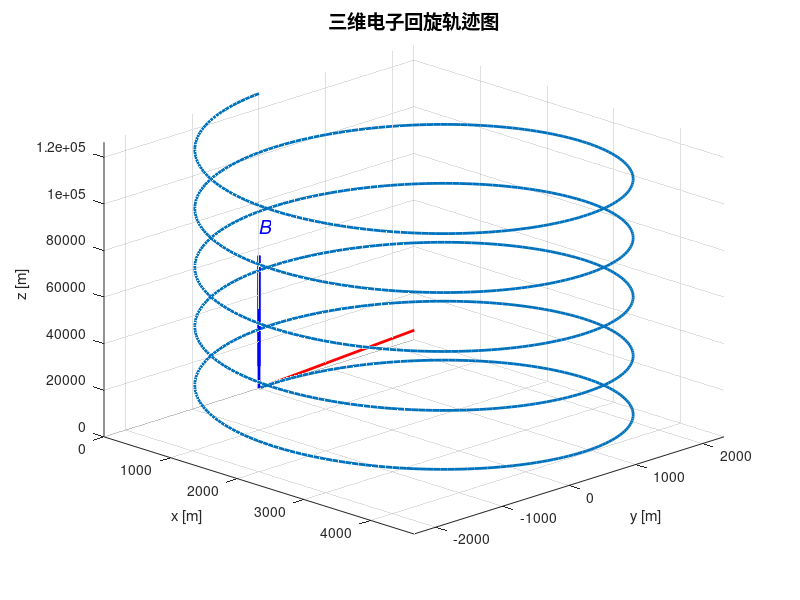

Write MATLAB code to recreate this figure.
% 常量定义
c = 2.998e8;      % 光速 [m/s]
qe = 1.609e-19;   % 元电荷 [C]
me = 9.11e-31;    % 电子质量 [kg]

% 变量输入
gamma = 35/0.511;           % 洛伦兹因子
beta = sqrt(1 - 1/gamma^2); % 相对论速度
B = 2.5e-5;                 % 磁场 [T]
theta = deg2rad(30);        % 速度与磁场夹角

% 变量计算
v0 = c * beta;
wB = qe * B / (gamma * me);
a0 = v0 * sin(theta) / wB;

% 时间参数
t = linspace(0, 2*pi/wB*5, 1000); % 画5圈

% 轨迹方程
x = a0 * (1 - cos(wB * t));
y = a0 * sin(wB * t);
z = v0 * cos(theta) * t;

% 绘图
figure('Position',[100 100 800 600]);
plot3(x, y, z, 'LineWidth', 2);
hold on;
xlim([0, 2*a0]);
ylim([-a0, a0]);
zlim([0, max(z)]);
xlabel('x [m]');
ylabel('y [m]');
zlabel('z [m]');
title('三维电子回旋轨迹图','FontSize',14);

% B场箭头（+z方向）
arrow_len = 0.5 * max(z);
quiver3(0, 0, 0, 0, 0, arrow_len, 'b', 'LineWidth', 2, 'MaxHeadSize', 0.5);
text(0, 0, arrow_len*1.1, '\bf\itB', 'Color', 'b', 'FontSize', 14);

% 初速度箭头（y-z平面，夹角30度）
v_arrow_len = 0.25 * max(z);
vy = v_arrow_len * sin(theta);
vz = v_arrow_len * cos(theta);
% 箭头
quiver3(0, 0, 0, 0, vy, vz, 'r', 'LineWidth', 2, 'MaxHeadSize', 0.5);
% 标签放在箭头终点稍远处
text(0, vy*0.2, vz*0.2, '\bf\itv_0', 'Color', 'r', 'FontSize', 14);

grid on;
view(45, 25);
hold off;